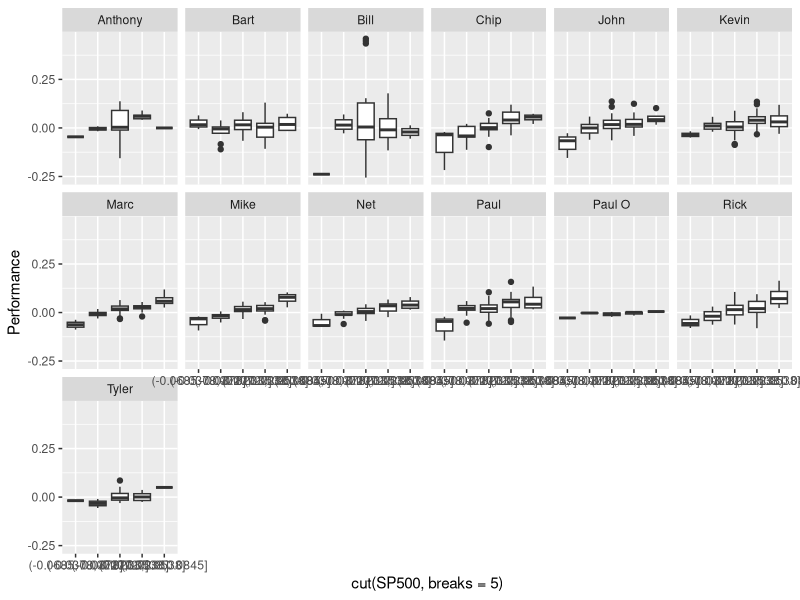
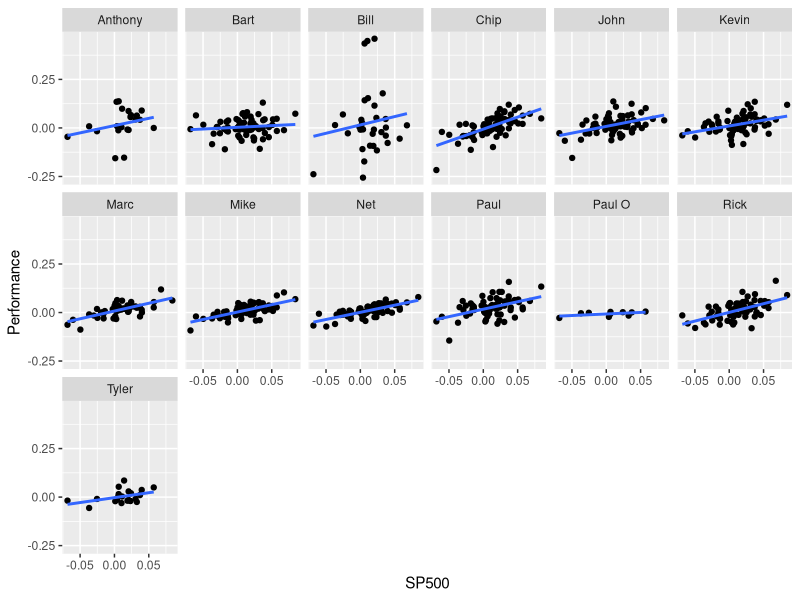
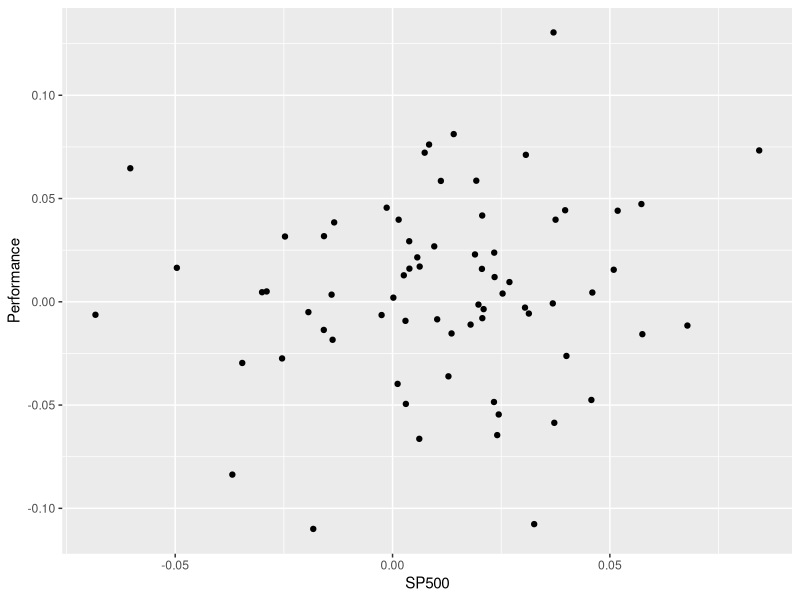

These figures' R source, in order:
library(readxl)
library(dplyr)
library(ggplot2)
library(tidyr)
library(broom)

#setwd("C:/Users/njathar/Desktop/parcap-github/business-education/Correlation-and-Regression")
setwd("C:/Users/jatha/OneDrive/Desktop/parcap-github/business-education/Correlation-and-Regression")

# Read in data external file
pf <- read_xlsx("par_performance_data.xlsx", sheet = "performance_ts")
pf$Date <- as.Date(pf$Date)

# Isolate SP500 column for downstream joining to gathered pf dataframe 
sp500 <- pf %>% select(Date, SP500)

# Store some useful variables here
max_date <- max(pf$Date)

# Gather the original pf dataframe and join to the sp500 dataframe
pfg <- pf %>% gather(Manager, Performance, -Date) %>% filter(!(Manager == "SP500")) %>% 
              right_join(sp500, by = "Date") %>%
              filter(!is.na(Performance))

# Various filtering objects
current_managers <- pull(pfg %>% filter(Date == max_date & !(Manager %in% c("Ed"))) %>% select(Manager) %>% unique(), Manager)

selected_manager <- "Bart"

# Various filtered datasets
pfg_selected_manager <- pfg %>% filter(Manager == selected_manager)
pfg_current_managers <- pfg %>% filter(Manager %in% current_managers)

list_pfg_current_managers <- list()

for (i in current_managers) list_pfg_current_managers[[i]] <- pfg_current_managers %>% filter(Manager == i)

selected_manager_scatter <- ggplot(data = pfg_selected_manager, aes(y = Performance, x = SP500)) +
                              geom_point()

facet_manager_scatter <- ggplot(data = pfg_current_managers, aes(y = Performance, x = SP500)) +
                             geom_point() +
                             geom_smooth(method = "lm", se = FALSE) +
                             facet_wrap(~Manager, ncol = 6)

facet_manager_boxplot <- ggplot(data = pfg_current_managers, aes(y = Performance, x = cut(SP500, breaks = 5))) +
                             geom_boxplot() +
                             facet_wrap(~Manager, ncol = 6)

lm_pfg_current_managers <- lapply(list_pfg_current_managers, function(x) lm(Performance ~ SP500, x))

lm_broom_pfg_current_managers <- lapply(lm_pfg_current_managers, function(x) augment(x))

(lm_broom_pfg_current_managers)